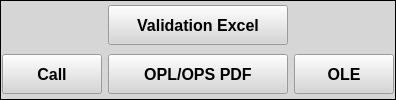
           <widget class="QFrame" name="Pdf_Video_btn_frm">
            <property name="minimumSize">
             <size>
              <width>0</width>
              <height>100</height>
             </size>
            </property>
            <property name="maximumSize">
             <size>
              <width>16777215</width>
              <height>100</height>
             </size>
            </property>
            <property name="styleSheet">
             <string notr="true">background-color: rgb(214, 214, 214);</string>
            </property>
            <property name="frameShape">
             <enum>QFrame::Box</enum>
            </property>
            <property name="frameShadow">
             <enum>QFrame::Plain</enum>
            </property>
            <layout class="QVBoxLayout" name="verticalLayout_7">
             <property name="leftMargin">
              <number>1</number>
             </property>
             <property name="topMargin">
              <number>1</number>
             </property>
             <property name="rightMargin">
              <number>1</number>
             </property>
             <property name="bottomMargin">
              <number>1</number>
             </property>
             <item>
              <layout class="QHBoxLayout" name="horizontalLayout_9">
               <item>
                <widget class="QPushButton" name="open_excel_btn">
                 <property name="minimumSize">
                  <size>
                   <width>180</width>
                   <height>40</height>
                  </size>
                 </property>
                 <property name="maximumSize">
                  <size>
                   <width>150</width>
                   <height>40</height>
                  </size>
                 </property>
                 <property name="font">
                  <font>
                   <pointsize>12</pointsize>
                   <weight>75</weight>
                   <bold>true</bold>
                  </font>
                 </property>
                 <property name="cursor">
                  <cursorShape>PointingHandCursor</cursorShape>
                 </property>
                 <property name="styleSheet">
                  <string notr="true">
selection-color: rgb(255, 78, 25);</string>
                 </property>
                 <property name="text">
                  <string>Validation Excel</string>
                 </property>
                 <property name="checkable">
                  <bool>false</bool>
                 </property>
                 <property name="autoDefault">
                  <bool>false</bool>
                 </property>
                </widget>
               </item>
              </layout>
             </item>
             <item>
              <layout class="QHBoxLayout" name="horizontalLayout_11">
               <item>
                <widget class="QPushButton" name="Call_btn">
                 <property name="minimumSize">
                  <size>
                   <width>100</width>
                   <height>40</height>
                  </size>
                 </property>
                 <property name="maximumSize">
                  <size>
                   <width>100</width>
                   <height>40</height>
                  </size>
                 </property>
                 <property name="font">
                  <font>
                   <pointsize>12</pointsize>
                   <weight>75</weight>
                   <bold>true</bold>
                  </font>
                 </property>
                 <property name="styleSheet">
                  <string notr="true">background-color: rgb(214, 214, 214);</string>
                 </property>
                 <property name="text">
                  <string>Call</string>
                 </property>
                </widget>
               </item>
               <item>
                <widget class="QPushButton" name="opl_pdf_btn">
                 <property name="minimumSize">
                  <size>
                   <width>180</width>
                   <height>40</height>
                  </size>
                 </property>
                 <property name="maximumSize">
                  <size>
                   <width>180</width>
                   <height>40</height>
                  </size>
                 </property>
                 <property name="font">
                  <font>
                   <pointsize>12</pointsize>
                   <weight>75</weight>
                   <bold>true</bold>
                  </font>
                 </property>
                 <property name="cursor">
                  <cursorShape>PointingHandCursor</cursorShape>
                 </property>
                 <property name="styleSheet">
                  <string notr="true">background-color: rgb(214, 214, 214);</string>
                 </property>
                 <property name="text">
                  <string>OPL/OPS PDF</string>
                 </property>
                 <property name="checkable">
                  <bool>false</bool>
                 </property>
                 <property name="autoDefault">
                  <bool>false</bool>
                 </property>
                </widget>
               </item>
               <item>
                <widget class="QPushButton" name="OLE_btn">
                 <property name="minimumSize">
                  <size>
                   <width>100</width>
                   <height>40</height>
                  </size>
                 </property>
                 <property name="maximumSize">
                  <size>
                   <width>100</width>
                   <height>40</height>
                  </size>
                 </property>
                 <property name="font">
                  <font>
                   <pointsize>12</pointsize>
                   <weight>75</weight>
                   <bold>true</bold>
                  </font>
                 </property>
                 <property name="styleSheet">
                  <string notr="true">background-color: rgb(214, 214, 214);</string>
                 </property>
                 <property name="text">
                  <string>OLE</string>
                 </property>
                </widget>
               </item>
              </layout>
             </item>
            </layout>
           </widget>
